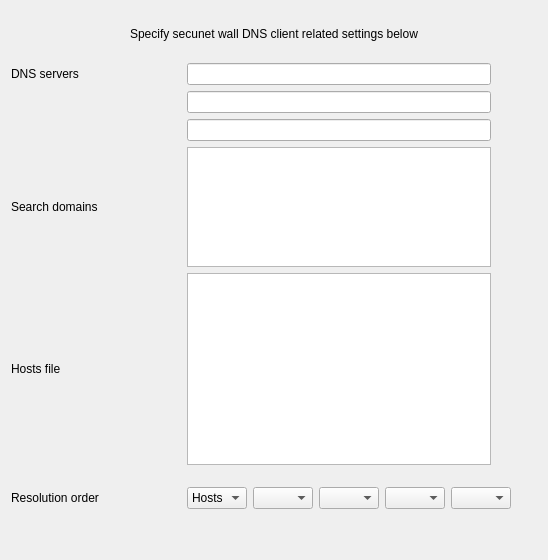
     <widget class="QWidget" name="tab1">
      <attribute name="icon">
       <iconset resource="MainRes.qrc">
        <normaloff>:/Icons/DNSName/icon-tree</normaloff>:/Icons/DNSName/icon-tree</iconset>
      </attribute>
      <attribute name="title">
       <string>DNS Client</string>
      </attribute>
      <attribute name="toolTip">
       <string>secunet wall DNS settings</string>
      </attribute>
      <layout class="QGridLayout">
       <item row="0" column="3">
        <spacer>
         <property name="orientation">
          <enum>Qt::Orientation::Vertical</enum>
         </property>
         <property name="sizeType">
          <enum>QSizePolicy::Policy::Fixed</enum>
         </property>
         <property name="sizeHint" stdset="0">
          <size>
           <width>20</width>
           <height>16</height>
          </size>
         </property>
        </spacer>
       </item>
       <item row="1" column="0" colspan="4">
        <widget class="QLabel" name="label456_2">
         <property name="text">
          <string>Specify secunet wall DNS client related settings below</string>
         </property>
         <property name="alignment">
          <set>Qt::AlignmentFlag::AlignCenter</set>
         </property>
         <property name="wordWrap">
          <bool>false</bool>
         </property>
        </widget>
       </item>
       <item row="2" column="0">
        <spacer>
         <property name="orientation">
          <enum>Qt::Orientation::Vertical</enum>
         </property>
         <property name="sizeType">
          <enum>QSizePolicy::Policy::Fixed</enum>
         </property>
         <property name="sizeHint" stdset="0">
          <size>
           <width>20</width>
           <height>16</height>
          </size>
         </property>
        </spacer>
       </item>
       <item row="3" column="0">
        <widget class="QLabel" name="label_3">
         <property name="layoutDirection">
          <enum>Qt::LayoutDirection::RightToLeft</enum>
         </property>
         <property name="text">
          <string>DNS servers</string>
         </property>
        </widget>
       </item>
       <item row="3" column="1">
        <widget class="QLineEdit" name="secuwall_dns_srv1"/>
       </item>
       <item row="4" column="1">
        <widget class="QLineEdit" name="secuwall_dns_srv2"/>
       </item>
       <item row="5" column="0">
        <spacer>
         <property name="orientation">
          <enum>Qt::Orientation::Horizontal</enum>
         </property>
         <property name="sizeType">
          <enum>QSizePolicy::Policy::Expanding</enum>
         </property>
         <property name="sizeHint" stdset="0">
          <size>
           <width>170</width>
           <height>20</height>
          </size>
         </property>
        </spacer>
       </item>
       <item row="5" column="1">
        <widget class="QLineEdit" name="secuwall_dns_srv3"/>
       </item>
       <item row="6" column="0">
        <widget class="QLabel" name="label_5">
         <property name="layoutDirection">
          <enum>Qt::LayoutDirection::RightToLeft</enum>
         </property>
         <property name="text">
          <string>Search domains</string>
         </property>
        </widget>
       </item>
       <item row="6" column="1">
        <widget class="QTextEdit" name="secuwall_dns_domains">
         <property name="sizePolicy">
          <sizepolicy hsizetype="Expanding" vsizetype="Fixed">
           <horstretch>0</horstretch>
           <verstretch>0</verstretch>
          </sizepolicy>
         </property>
         <property name="maximumSize">
          <size>
           <width>16777215</width>
           <height>120</height>
          </size>
         </property>
         <property name="toolTip">
          <string>Enter DNS search domains here. One search domain per line</string>
         </property>
        </widget>
       </item>
       <item row="6" column="2" colspan="2">
        <spacer>
         <property name="orientation">
          <enum>Qt::Orientation::Horizontal</enum>
         </property>
         <property name="sizeType">
          <enum>QSizePolicy::Policy::Minimum</enum>
         </property>
         <property name="sizeHint" stdset="0">
          <size>
           <width>40</width>
           <height>20</height>
          </size>
         </property>
        </spacer>
       </item>
       <item row="7" column="0">
        <widget class="QLabel" name="label_2">
         <property name="layoutDirection">
          <enum>Qt::LayoutDirection::RightToLeft</enum>
         </property>
         <property name="text">
          <string>Hosts file</string>
         </property>
        </widget>
       </item>
       <item row="7" column="1">
        <widget class="QTextEdit" name="secuwall_dns_hosts">
         <property name="toolTip">
          <string>Enter Hosts entries here. One IP-Address/Name pair per line. These entries will be written to /etc/hosts file on the firewall</string>
         </property>
        </widget>
       </item>
       <item row="8" column="1" colspan="2">
        <spacer>
         <property name="orientation">
          <enum>Qt::Orientation::Vertical</enum>
         </property>
         <property name="sizeType">
          <enum>QSizePolicy::Policy::Fixed</enum>
         </property>
         <property name="sizeHint" stdset="0">
          <size>
           <width>20</width>
           <height>16</height>
          </size>
         </property>
        </spacer>
       </item>
       <item row="9" column="0">
        <widget class="QLabel" name="label_4">
         <property name="toolTip">
          <string>The resolution order defines how hostnames will be resolved on the firewall (nsswitch.conf). Default is &quot;Hosts file first&quot;</string>
         </property>
         <property name="layoutDirection">
          <enum>Qt::LayoutDirection::RightToLeft</enum>
         </property>
         <property name="text">
          <string>Resolution order</string>
         </property>
        </widget>
       </item>
       <item row="9" column="1" colspan="2">
        <layout class="QHBoxLayout">
         <item>
          <widget class="QComboBox" name="secuwall_dns_reso1">
           <property name="maximumSize">
            <size>
             <width>60</width>
             <height>16777215</height>
            </size>
           </property>
           <property name="currentIndex">
            <number>1</number>
           </property>
           <item>
            <property name="text">
             <string/>
            </property>
           </item>
           <item>
            <property name="text">
             <string>Hosts</string>
            </property>
           </item>
           <item>
            <property name="text">
             <string>DNS</string>
            </property>
           </item>
           <item>
            <property name="text">
             <string>NIS</string>
            </property>
           </item>
           <item>
            <property name="text">
             <string>NIS+</string>
            </property>
           </item>
           <item>
            <property name="text">
             <string>DB</string>
            </property>
           </item>
          </widget>
         </item>
         <item>
          <widget class="QComboBox" name="secuwall_dns_reso2">
           <property name="maximumSize">
            <size>
             <width>60</width>
             <height>16777215</height>
            </size>
           </property>
           <property name="currentIndex">
            <number>0</number>
           </property>
           <item>
            <property name="text">
             <string/>
            </property>
           </item>
           <item>
            <property name="text">
             <string>Hosts</string>
            </property>
           </item>
           <item>
            <property name="text">
             <string>DNS</string>
            </property>
           </item>
           <item>
            <property name="text">
             <string>NIS</string>
            </property>
           </item>
           <item>
            <property name="text">
             <string>NIS+</string>
            </property>
           </item>
           <item>
            <property name="text">
             <string>DB</string>
            </property>
           </item>
          </widget>
         </item>
         <item>
          <widget class="QComboBox" name="secuwall_dns_reso3">
           <property name="maximumSize">
            <size>
             <width>60</width>
             <height>16777215</height>
            </size>
           </property>
           <property name="currentIndex">
            <number>0</number>
           </property>
           <item>
            <property name="text">
             <string/>
            </property>
           </item>
           <item>
            <property name="text">
             <string>Hosts</string>
            </property>
           </item>
           <item>
            <property name="text">
             <string>DNS</string>
            </property>
           </item>
           <item>
            <property name="text">
             <string>NIS</string>
            </property>
           </item>
           <item>
            <property name="text">
             <string>NIS+</string>
            </property>
           </item>
           <item>
            <property name="text">
             <string>DB</string>
            </property>
           </item>
          </widget>
         </item>
         <item>
          <widget class="QComboBox" name="secuwall_dns_reso4">
           <property name="maximumSize">
            <size>
             <width>60</width>
             <height>16777215</height>
            </size>
           </property>
           <property name="currentIndex">
            <number>0</number>
           </property>
           <item>
            <property name="text">
             <string/>
            </property>
           </item>
           <item>
            <property name="text">
             <string>Hosts</string>
            </property>
           </item>
           <item>
            <property name="text">
             <string>DNS</string>
            </property>
           </item>
           <item>
            <property name="text">
             <string>NIS</string>
            </property>
           </item>
           <item>
            <property name="text">
             <string>NIS+</string>
            </property>
           </item>
           <item>
            <property name="text">
             <string>DB</string>
            </property>
           </item>
          </widget>
         </item>
         <item>
          <widget class="QComboBox" name="secuwall_dns_reso5">
           <property name="maximumSize">
            <size>
             <width>60</width>
             <height>16777215</height>
            </size>
           </property>
           <property name="currentIndex">
            <number>0</number>
           </property>
           <item>
            <property name="text">
             <string/>
            </property>
           </item>
           <item>
            <property name="text">
             <string>Hosts</string>
            </property>
           </item>
           <item>
            <property name="text">
             <string>DNS</string>
            </property>
           </item>
           <item>
            <property name="text">
             <string>NIS</string>
            </property>
           </item>
           <item>
            <property name="text">
             <string>NIS+</string>
            </property>
           </item>
           <item>
            <property name="text">
             <string>DB</string>
            </property>
           </item>
          </widget>
         </item>
        </layout>
       </item>
       <item row="10" column="1" colspan="2">
        <spacer>
         <property name="orientation">
          <enum>Qt::Orientation::Vertical</enum>
         </property>
         <property name="sizeHint" stdset="0">
          <size>
           <width>20</width>
           <height>40</height>
          </size>
         </property>
        </spacer>
       </item>
      </layout>
     </widget>
